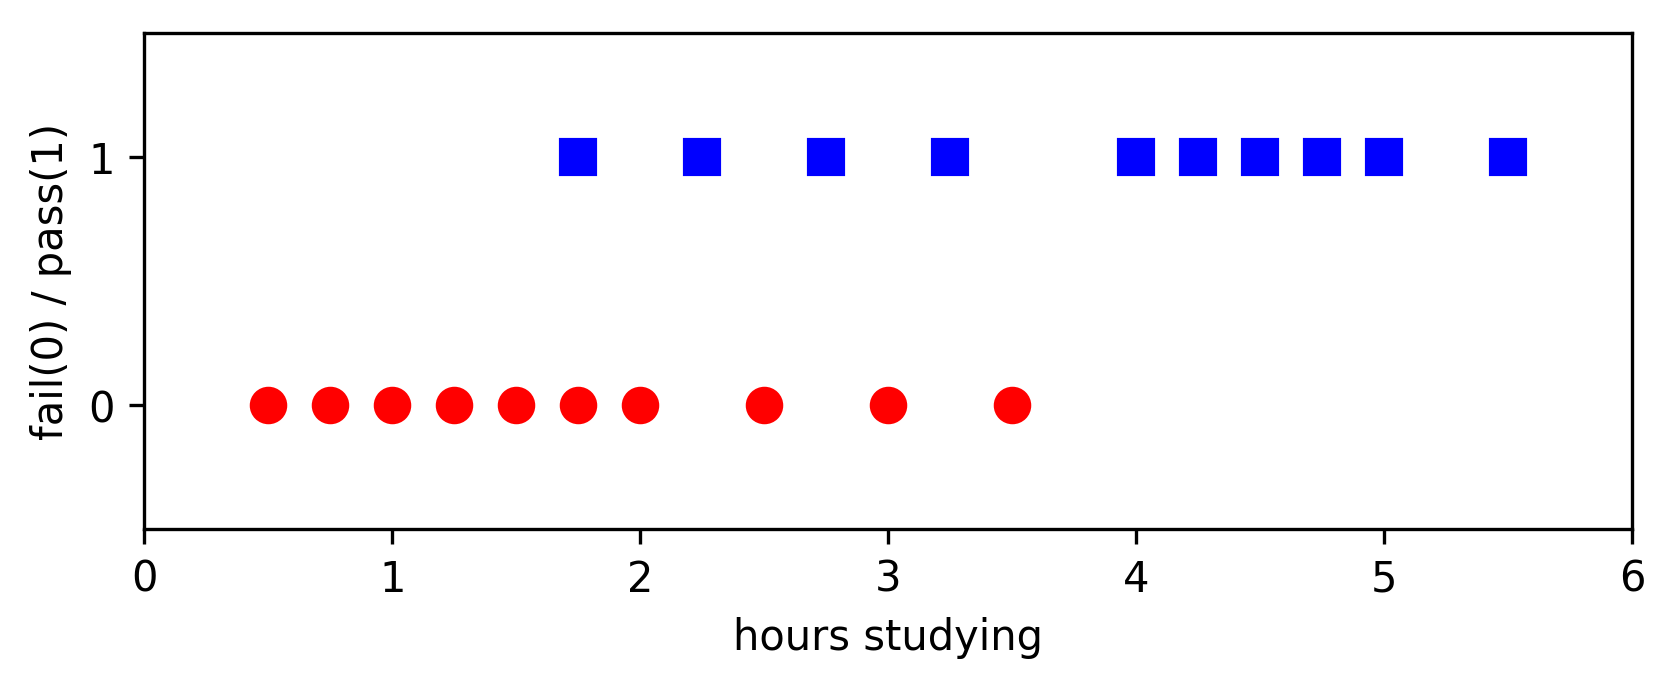

Source code (Python):
# list of points 
import numpy as np 
import matplotlib.pyplot as plt
from scipy.spatial.distance import cdist
np.random.seed(22)

means = [[2, 2], [4, 2]]
cov = [[.3, .2], [.2, .3]]
N = 10

X0 = np.array([.5, .75, 1, 1.25, 1.5, 1.75, 2, 2.5, 3, 3.5])
y0 = np.zeros_like(X0)

X1 = np.array([1.75, 2.25, 2.75, 3.25, 4, 4.25, 4.5, 4.75, 5, 5.5])
y1 = np.ones_like(X1)

plt.plot(X0, y0, 'ro', markersize = 8)
plt.plot(X1, y1, 'bs', markersize = 8)

plt.axis([0, 6, -.5, 1.5])
cur_axes = plt.gca()
plt.xlabel('hours studying')
plt.ylabel('fail(0) / pass(1)')
cur_axes.axes.get_yaxis().set_ticks([0, 1])
plt.axes().set_aspect('equal')
plt.savefig('ex1.png', bbox_inches='tight', dpi = 300)
plt.show()
